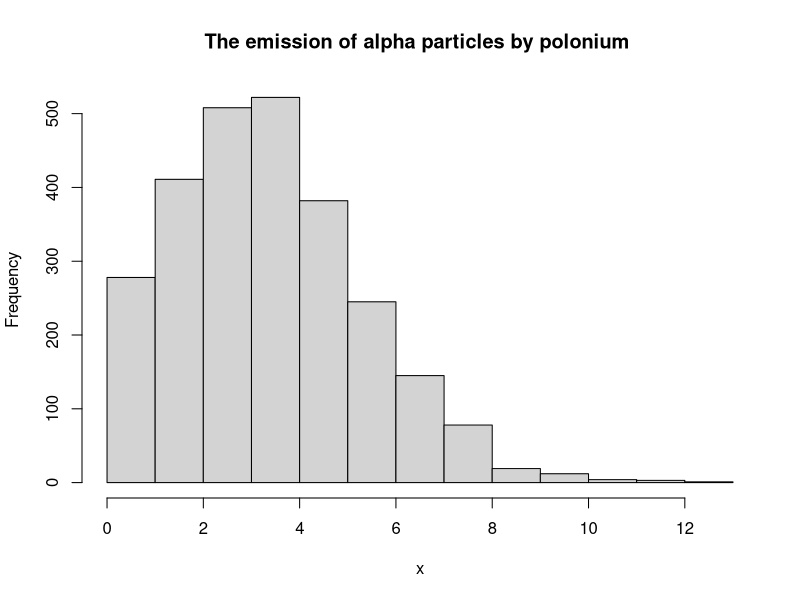

The R script that drew this image:
#1a
x <- dbinom(40,60,0.65)
x

#1b

x <- (1-pbinom(40,60,0.65))
x

#2b

x <- pbinom(19,60,0.5)
x

#2a

x1 <- dbinom(20,60,0.5)
x1

x2<- dbinom(25,60,0.5)
x2

x3 <- dbinom(30,60,0.5)
x3
t<- (x1+x2+x3)
t
#2c


x <- pbinom(30,60,prob=0.5)-pbinom(20,60,prob=0.5)
x


#3

x <- dpois(100, lambda=5)
x
x <- dpois(100, lambda=3)
x

#4

x<- rpois(2608, lambda=(10097/2608))
x
hist(x,main="The emission of alpha particles by polonium ")

#5a

z<-ppois(4,7)
z

#5b
z<-(1-ppois(10,7))
z

#5c

ppois(16,7)-ppois(3,7)
